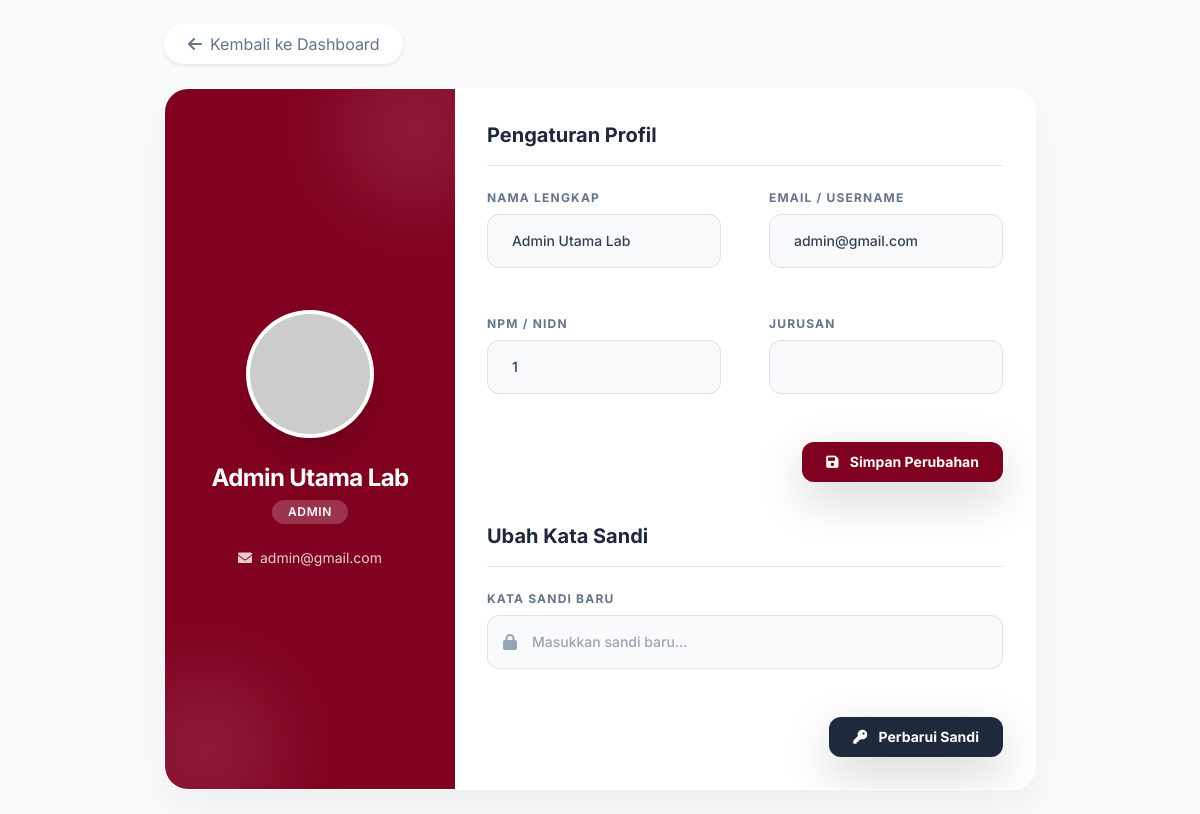
/profile.php (signed in), run on the app's committed database.
### tables this page shows
CREATE TABLE `users` (
  `id` int(11) NOT NULL,
  `nama_lengkap` varchar(100) NOT NULL,
  `username` varchar(50) NOT NULL,
  `password` varchar(255) NOT NULL,
  `npm` varchar(20) DEFAULT NULL,
  `jurusan` varchar(50) DEFAULT NULL,
  `role` enum('mahasiswa','admin','dosen') DEFAULT 'mahasiswa',
  `created_at` timestamp NOT NULL DEFAULT current_timestamp()
);

### profile.php (the view, shortened to what this page needs)
<?php
include 'koneksi.php';
$id_user = $_SESSION['id'] ?? null;
$nama_session = $_SESSION['nama_user'];
if ($id_user) {
    $query = mysqli_query($conn, "SELECT * FROM users WHERE id = '$id_user'");
} else {
    $query = mysqli_query($conn, "SELECT * FROM users WHERE nama_lengkap = '$nama_session' LIMIT 1");
}
$user = mysqli_fetch_assoc($query);
$is_admin = ($user['role'] == 'admin');
$back_link = $is_admin ? "admin/dashboard_admin.php" : "dashboard.php";
?>
<!DOCTYPE html>
<html lang="id">
<head>
    <link href="https://cdn.jsdelivr.net/npm/bootstrap@5.0.2/dist/css/bootstrap.min.css" rel="stylesheet">
    <link href="https://cdnjs.cloudflare.com/ajax/libs/font-awesome/6.0.0/css/all.min.css" rel="stylesheet">
    <script src="https://cdn.tailwindcss.com"></script>
</head>
<body class="bg-slate-50 min-h-screen flex items-center justify-center p-6">
<div class="container max-w-4xl">
    <div class="mb-6 flex items-center">
        <a href="<?= $back_link ?>" class="text-slate-500 hover:text-slate-800 transition flex items-center bg-white px-4 py-2 rounded-full shadow-sm">
            <i class="fas fa-arrow-left mr-2"></i> Kembali ke Dashboard
        </a>
    </div>
    <div class="glass-card rounded-3xl overflow-hidden flex flex-col md:flex-row">
        <div class="md:w-1/3 bg-unsika text-white p-8 flex flex-col items-center justify-center text-center relative overflow-hidden">
            <div class="absolute top-0 right-0 -mt-10 -mr-10 w-40 h-40 bg-white opacity-10 rounded-full blur-2xl"></div>
            <div class="absolute bottom-0 left-0 -mb-10 -ml-10 w-40 h-40 bg-white opacity-10 rounded-full blur-2xl"></div>
            <div class="relative z-10">
                <div class="w-32 h-32 bg-white rounded-full p-1 mb-4 mx-auto shadow-xl">
                    <img src="https://ui-avatars.com/api/?name=<?= urlencode($user['nama_lengkap']) ?>&background=random&size=128" alt="Profile" class="w-full h-full rounded-full object-cover">
                </div>
                <h2 class="text-2xl font-bold tracking-tight mb-1"><?= $user['nama_lengkap'] ?></h2>
                <span class="inline-block px-3 py-1 bg-white/20 rounded-full text-xs font-semibold uppercase tracking-wider mb-4">
                    <?= $user['role'] ?>
                </span>
                <p class="text-sm text-white/80"><i class="fas fa-envelope mr-2"></i><?= $user['username'] ?></p>
            </div>
        </div>
        <div class="md:w-2/3 p-8 bg-white">
            <h3 class="text-xl font-bold text-slate-800 border-b pb-3 mb-6">Pengaturan Profil</h3>
            <form action="" method="POST" class="mb-10">
                <div class="grid grid-cols-1 md:grid-cols-2 gap-5 mb-5">
                    <div>
                        <label class="block text-xs font-bold text-slate-500 uppercase tracking-widest mb-2">Nama Lengkap</label>
                        <input type="text" name="nama_lengkap" value="<?= htmlspecialchars($user['nama_lengkap']) ?>" class="w-full bg-slate-50 border border-slate-200 rounded-xl px-4 py-3 outline-none focus:ring-2 focus:ring-blue-500/20 focus:border-blue-500 transition text-sm font-medium text-slate-700" required>
                    </div>
                    <div>
                        <label class="block text-xs font-bold text-slate-500 uppercase tracking-widest mb-2">Email / Username</label>
                        <input type="email" name="username" value="<?= htmlspecialchars($user['username']) ?>" class="w-full bg-slate-50 border border-slate-200 rounded-xl px-4 py-3 outline-none focus:ring-2 focus:ring-blue-500/20 focus:border-blue-500 transition text-sm font-medium text-slate-700" required>
                    </div>
                    <div>
                        <label class="block text-xs font-bold text-slate-500 uppercase tracking-widest mb-2">NPM / NIDN</label>
                        <input type="text" name="npm" value="<?= htmlspecialchars($user['npm']) ?>" class="w-full bg-slate-50 border border-slate-200 rounded-xl px-4 py-3 outline-none focus:ring-2 focus:ring-blue-500/20 focus:border-blue-500 transition text-sm font-medium text-slate-700" required>
                    </div>
                    <div>
                        <label class="block text-xs font-bold text-slate-500 uppercase tracking-widest mb-2">Jurusan</label>
                        <input type="text" name="jurusan" value="<?= htmlspecialchars($user['jurusan']) ?>" class="w-full bg-slate-50 border border-slate-200 rounded-xl px-4 py-3 outline-none focus:ring-2 focus:ring-blue-500/20 focus:border-blue-500 transition text-sm font-medium text-slate-700" required>
                    </div>
                </div>
                <div class="text-right">
                    <button type="submit" name="update_profile" class="btn-unsika px-6 py-2.5 rounded-xl font-bold text-sm shadow-lg hover:-translate-y-0.5 transform transition">
                        <i class="fas fa-save mr-2"></i> Simpan Perubahan
                    </button>
                </div>
            </form>
            <h3 class="text-xl font-bold text-slate-800 border-b pb-3 mb-6">Ubah Kata Sandi</h3>
            <form action="" method="POST">
                <div class="mb-5">
                    <label class="block text-xs font-bold text-slate-500 uppercase tracking-widest mb-2">Kata Sandi Baru</label>
                    <div class="relative">
                        <span class="absolute inset-y-0 left-0 pl-4 flex items-center text-slate-400"><i class="fas fa-lock"></i></span>
                        <input type="password" name="password_baru" placeholder="Masukkan sandi baru..." class="w-full bg-slate-50 border border-slate-200 rounded-xl pl-11 pr-4 py-3 outline-none focus:ring-2 focus:ring-red-500/20 focus:border-red-500 transition text-sm font-medium text-slate-700" required>
                    </div>
                </div>
                <div class="text-right">
                    <button type="submit" name="update_password" class="bg-slate-800 hover:bg-slate-900 text-white px-6 py-2.5 rounded-xl font-bold text-sm shadow-lg shadow-slate-200 hover:-translate-y-0.5 transform transition">
                        <i class="fas fa-key mr-2"></i> Perbarui Sandi
                    </button>
                </div>
            </form>
        </div>
    </div>
</div>
</body>
</html>

### profile.php (style rules this page uses)
body { font-family: 'Inter', sans-serif; background-color: #f8f9fa; }
.glass-card { background: rgba(255, 255, 255, 0.95); backdrop-filter: blur(10px); border: 1px solid rgba(255, 255, 255, 0.2); box-shadow: 0 15px 35px rgba(0,0,0,0.05); }
.bg-unsika { background-color: #800020; }
.btn-unsika { background-color: #800020; color: white; border: none; transition: 0.3s; }

### data on the page
users: nama_lengkap "Admin Utama Lab", role "ADMIN", username "admin@gmail.com", npm "1"
